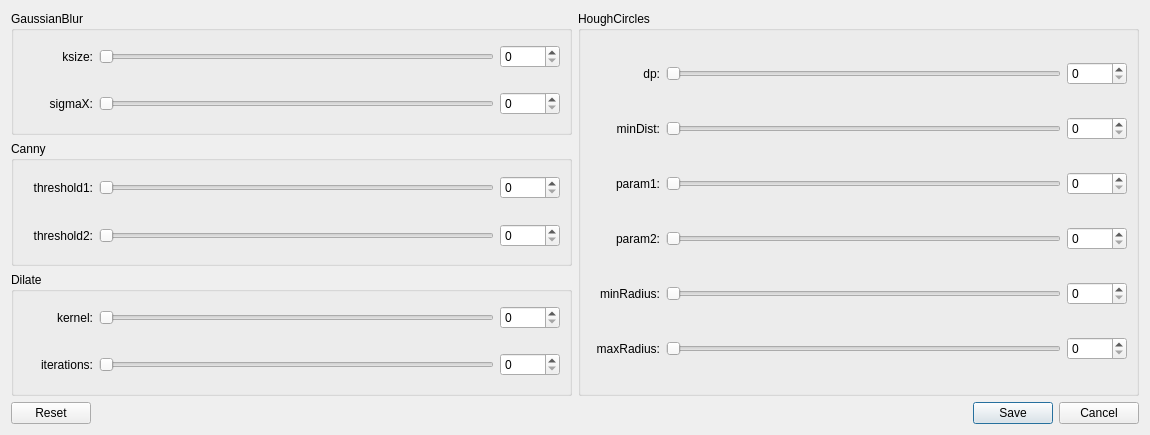
<?xml version="1.0" encoding="UTF-8"?>
<ui version="4.0">
 <class>Dialog</class>
 <widget class="QDialog" name="Dialog">
  <property name="geometry">
   <rect>
    <x>0</x>
    <y>0</y>
    <width>1150</width>
    <height>435</height>
   </rect>
  </property>
  <property name="sizePolicy">
   <sizepolicy hsizetype="Fixed" vsizetype="Fixed">
    <horstretch>0</horstretch>
    <verstretch>0</verstretch>
   </sizepolicy>
  </property>
  <property name="minimumSize">
   <size>
    <width>1150</width>
    <height>435</height>
   </size>
  </property>
  <property name="maximumSize">
   <size>
    <width>1150</width>
    <height>435</height>
   </size>
  </property>
  <property name="windowTitle">
   <string>Dialog</string>
  </property>
  <layout class="QVBoxLayout" name="verticalLayout_5">
   <item>
    <widget class="QWidget" name="widget_13" native="true">
     <layout class="QGridLayout" name="gridLayout">
      <property name="leftMargin">
       <number>0</number>
      </property>
      <property name="topMargin">
       <number>0</number>
      </property>
      <property name="rightMargin">
       <number>0</number>
      </property>
      <property name="bottomMargin">
       <number>0</number>
      </property>
      <item row="0" column="0">
       <widget class="QGroupBox" name="groupBox">
        <property name="styleSheet">
         <string notr="true">font: 14px &quot;Noto Sans&quot;;</string>
        </property>
        <property name="title">
         <string>GaussianBlur</string>
        </property>
        <layout class="QVBoxLayout" name="verticalLayout">
         <property name="topMargin">
          <number>0</number>
         </property>
         <property name="bottomMargin">
          <number>0</number>
         </property>
         <item>
          <widget class="LabeledSliderWidget" name="widget_k_size" native="true">
           <property name="maximumSize">
            <size>
             <width>16777215</width>
             <height>30</height>
            </size>
           </property>
           <property name="valueParity" stdset="0">
            <string>odd</string>
           </property>
           <layout class="QHBoxLayout" name="horizontalLayout">
            <property name="leftMargin">
             <number>0</number>
            </property>
            <property name="topMargin">
             <number>0</number>
            </property>
            <property name="rightMargin">
             <number>0</number>
            </property>
            <property name="bottomMargin">
             <number>0</number>
            </property>
            <item>
             <widget class="QLabel" name="label">
              <property name="sizePolicy">
               <sizepolicy hsizetype="Preferred" vsizetype="Preferred">
                <horstretch>0</horstretch>
                <verstretch>0</verstretch>
               </sizepolicy>
              </property>
              <property name="minimumSize">
               <size>
                <width>70</width>
                <height>0</height>
               </size>
              </property>
              <property name="maximumSize">
               <size>
                <width>70</width>
                <height>16777215</height>
               </size>
              </property>
              <property name="styleSheet">
               <string notr="true">font: 12px &quot;Noto Sans&quot;;</string>
              </property>
              <property name="text">
               <string>ksize:</string>
              </property>
              <property name="alignment">
               <set>Qt::AlignRight|Qt::AlignTrailing|Qt::AlignVCenter</set>
              </property>
             </widget>
            </item>
            <item>
             <widget class="QSlider" name="horizontalSlider">
              <property name="orientation">
               <enum>Qt::Horizontal</enum>
              </property>
             </widget>
            </item>
            <item>
             <widget class="QSpinBox" name="spinBox">
              <property name="minimumSize">
               <size>
                <width>60</width>
                <height>0</height>
               </size>
              </property>
              <property name="singleStep">
               <number>2</number>
              </property>
             </widget>
            </item>
           </layout>
          </widget>
         </item>
         <item>
          <widget class="LabeledSliderWidget" name="widget_sigma_x" native="true">
           <property name="maximumSize">
            <size>
             <width>16777215</width>
             <height>30</height>
            </size>
           </property>
           <layout class="QHBoxLayout" name="horizontalLayout_2">
            <property name="leftMargin">
             <number>0</number>
            </property>
            <property name="topMargin">
             <number>0</number>
            </property>
            <property name="rightMargin">
             <number>0</number>
            </property>
            <property name="bottomMargin">
             <number>0</number>
            </property>
            <item>
             <widget class="QLabel" name="label_2">
              <property name="sizePolicy">
               <sizepolicy hsizetype="Preferred" vsizetype="Preferred">
                <horstretch>0</horstretch>
                <verstretch>0</verstretch>
               </sizepolicy>
              </property>
              <property name="minimumSize">
               <size>
                <width>70</width>
                <height>0</height>
               </size>
              </property>
              <property name="maximumSize">
               <size>
                <width>70</width>
                <height>16777215</height>
               </size>
              </property>
              <property name="styleSheet">
               <string notr="true">font: 12px &quot;Noto Sans&quot;;</string>
              </property>
              <property name="text">
               <string>sigmaX:</string>
              </property>
              <property name="alignment">
               <set>Qt::AlignRight|Qt::AlignTrailing|Qt::AlignVCenter</set>
              </property>
             </widget>
            </item>
            <item>
             <widget class="QSlider" name="horizontalSlider_2">
              <property name="orientation">
               <enum>Qt::Horizontal</enum>
              </property>
             </widget>
            </item>
            <item>
             <widget class="QSpinBox" name="spinBox_2">
              <property name="minimumSize">
               <size>
                <width>60</width>
                <height>0</height>
               </size>
              </property>
             </widget>
            </item>
           </layout>
          </widget>
         </item>
        </layout>
       </widget>
      </item>
      <item row="1" column="0">
       <widget class="QGroupBox" name="groupBox_2">
        <property name="styleSheet">
         <string notr="true">font: 14px &quot;Noto Sans&quot;;</string>
        </property>
        <property name="title">
         <string>Canny</string>
        </property>
        <layout class="QVBoxLayout" name="verticalLayout_2">
         <property name="topMargin">
          <number>0</number>
         </property>
         <property name="bottomMargin">
          <number>0</number>
         </property>
         <item>
          <widget class="LabeledSliderWidget" name="widget_threshold_1" native="true">
           <property name="maximumSize">
            <size>
             <width>16777215</width>
             <height>30</height>
            </size>
           </property>
           <layout class="QHBoxLayout" name="horizontalLayout_3">
            <property name="leftMargin">
             <number>0</number>
            </property>
            <property name="topMargin">
             <number>0</number>
            </property>
            <property name="rightMargin">
             <number>0</number>
            </property>
            <property name="bottomMargin">
             <number>0</number>
            </property>
            <item>
             <widget class="QLabel" name="label_3">
              <property name="sizePolicy">
               <sizepolicy hsizetype="Preferred" vsizetype="Preferred">
                <horstretch>0</horstretch>
                <verstretch>0</verstretch>
               </sizepolicy>
              </property>
              <property name="minimumSize">
               <size>
                <width>70</width>
                <height>0</height>
               </size>
              </property>
              <property name="maximumSize">
               <size>
                <width>70</width>
                <height>16777215</height>
               </size>
              </property>
              <property name="styleSheet">
               <string notr="true">font: 12px &quot;Noto Sans&quot;;</string>
              </property>
              <property name="text">
               <string>threshold1:</string>
              </property>
              <property name="alignment">
               <set>Qt::AlignRight|Qt::AlignTrailing|Qt::AlignVCenter</set>
              </property>
             </widget>
            </item>
            <item>
             <widget class="QSlider" name="horizontalSlider_3">
              <property name="orientation">
               <enum>Qt::Horizontal</enum>
              </property>
             </widget>
            </item>
            <item>
             <widget class="QSpinBox" name="spinBox_3">
              <property name="minimumSize">
               <size>
                <width>60</width>
                <height>0</height>
               </size>
              </property>
             </widget>
            </item>
           </layout>
          </widget>
         </item>
         <item>
          <widget class="LabeledSliderWidget" name="widget_threshold_2" native="true">
           <property name="maximumSize">
            <size>
             <width>16777215</width>
             <height>30</height>
            </size>
           </property>
           <layout class="QHBoxLayout" name="horizontalLayout_4">
            <property name="leftMargin">
             <number>0</number>
            </property>
            <property name="topMargin">
             <number>0</number>
            </property>
            <property name="rightMargin">
             <number>0</number>
            </property>
            <property name="bottomMargin">
             <number>0</number>
            </property>
            <item>
             <widget class="QLabel" name="label_4">
              <property name="sizePolicy">
               <sizepolicy hsizetype="Preferred" vsizetype="Preferred">
                <horstretch>0</horstretch>
                <verstretch>0</verstretch>
               </sizepolicy>
              </property>
              <property name="minimumSize">
               <size>
                <width>70</width>
                <height>0</height>
               </size>
              </property>
              <property name="maximumSize">
               <size>
                <width>70</width>
                <height>16777215</height>
               </size>
              </property>
              <property name="styleSheet">
               <string notr="true">font: 12px &quot;Noto Sans&quot;;</string>
              </property>
              <property name="text">
               <string>threshold2:</string>
              </property>
              <property name="alignment">
               <set>Qt::AlignRight|Qt::AlignTrailing|Qt::AlignVCenter</set>
              </property>
             </widget>
            </item>
            <item>
             <widget class="QSlider" name="horizontalSlider_4">
              <property name="orientation">
               <enum>Qt::Horizontal</enum>
              </property>
             </widget>
            </item>
            <item>
             <widget class="QSpinBox" name="spinBox_4">
              <property name="minimumSize">
               <size>
                <width>60</width>
                <height>0</height>
               </size>
              </property>
             </widget>
            </item>
           </layout>
          </widget>
         </item>
        </layout>
       </widget>
      </item>
      <item row="2" column="0">
       <widget class="QGroupBox" name="groupBox_3">
        <property name="styleSheet">
         <string notr="true">font: 14px &quot;Noto Sans&quot;;</string>
        </property>
        <property name="title">
         <string>Dilate</string>
        </property>
        <layout class="QVBoxLayout" name="verticalLayout_3">
         <property name="topMargin">
          <number>0</number>
         </property>
         <property name="bottomMargin">
          <number>0</number>
         </property>
         <item>
          <widget class="LabeledSliderWidget" name="widget_kernel" native="true">
           <property name="maximumSize">
            <size>
             <width>16777215</width>
             <height>30</height>
            </size>
           </property>
           <layout class="QHBoxLayout" name="horizontalLayout_5">
            <property name="leftMargin">
             <number>0</number>
            </property>
            <property name="topMargin">
             <number>0</number>
            </property>
            <property name="rightMargin">
             <number>0</number>
            </property>
            <property name="bottomMargin">
             <number>0</number>
            </property>
            <item>
             <widget class="QLabel" name="label_5">
              <property name="sizePolicy">
               <sizepolicy hsizetype="Preferred" vsizetype="Preferred">
                <horstretch>0</horstretch>
                <verstretch>0</verstretch>
               </sizepolicy>
              </property>
              <property name="minimumSize">
               <size>
                <width>70</width>
                <height>0</height>
               </size>
              </property>
              <property name="maximumSize">
               <size>
                <width>70</width>
                <height>16777215</height>
               </size>
              </property>
              <property name="styleSheet">
               <string notr="true">font: 12px &quot;Noto Sans&quot;;</string>
              </property>
              <property name="text">
               <string>kernel:</string>
              </property>
              <property name="alignment">
               <set>Qt::AlignRight|Qt::AlignTrailing|Qt::AlignVCenter</set>
              </property>
             </widget>
            </item>
            <item>
             <widget class="QSlider" name="horizontalSlider_5">
              <property name="orientation">
               <enum>Qt::Horizontal</enum>
              </property>
             </widget>
            </item>
            <item>
             <widget class="QSpinBox" name="spinBox_5">
              <property name="minimumSize">
               <size>
                <width>60</width>
                <height>0</height>
               </size>
              </property>
             </widget>
            </item>
           </layout>
          </widget>
         </item>
         <item>
          <widget class="LabeledSliderWidget" name="widget_iterations" native="true">
           <property name="maximumSize">
            <size>
             <width>16777215</width>
             <height>30</height>
            </size>
           </property>
           <layout class="QHBoxLayout" name="horizontalLayout_6">
            <property name="leftMargin">
             <number>0</number>
            </property>
            <property name="topMargin">
             <number>0</number>
            </property>
            <property name="rightMargin">
             <number>0</number>
            </property>
            <property name="bottomMargin">
             <number>0</number>
            </property>
            <item>
             <widget class="QLabel" name="label_6">
              <property name="sizePolicy">
               <sizepolicy hsizetype="Preferred" vsizetype="Preferred">
                <horstretch>0</horstretch>
                <verstretch>0</verstretch>
               </sizepolicy>
              </property>
              <property name="minimumSize">
               <size>
                <width>70</width>
                <height>0</height>
               </size>
              </property>
              <property name="maximumSize">
               <size>
                <width>70</width>
                <height>16777215</height>
               </size>
              </property>
              <property name="styleSheet">
               <string notr="true">font: 12px &quot;Noto Sans&quot;;</string>
              </property>
              <property name="text">
               <string>iterations:</string>
              </property>
              <property name="alignment">
               <set>Qt::AlignRight|Qt::AlignTrailing|Qt::AlignVCenter</set>
              </property>
             </widget>
            </item>
            <item>
             <widget class="QSlider" name="horizontalSlider_6">
              <property name="orientation">
               <enum>Qt::Horizontal</enum>
              </property>
             </widget>
            </item>
            <item>
             <widget class="QSpinBox" name="spinBox_6">
              <property name="minimumSize">
               <size>
                <width>60</width>
                <height>0</height>
               </size>
              </property>
             </widget>
            </item>
           </layout>
          </widget>
         </item>
        </layout>
       </widget>
      </item>
      <item row="0" column="1" rowspan="3">
       <widget class="QGroupBox" name="groupBox_4">
        <property name="styleSheet">
         <string notr="true">font: 14px &quot;Noto Sans&quot;;</string>
        </property>
        <property name="title">
         <string>HoughCircles</string>
        </property>
        <layout class="QVBoxLayout" name="verticalLayout_4">
         <item>
          <widget class="LabeledSliderWidget" name="widget_dp" native="true">
           <property name="maximumSize">
            <size>
             <width>16777215</width>
             <height>30</height>
            </size>
           </property>
           <layout class="QHBoxLayout" name="horizontalLayout_7">
            <property name="leftMargin">
             <number>0</number>
            </property>
            <property name="topMargin">
             <number>0</number>
            </property>
            <property name="rightMargin">
             <number>0</number>
            </property>
            <property name="bottomMargin">
             <number>0</number>
            </property>
            <item>
             <widget class="QLabel" name="label_7">
              <property name="sizePolicy">
               <sizepolicy hsizetype="Preferred" vsizetype="Preferred">
                <horstretch>0</horstretch>
                <verstretch>0</verstretch>
               </sizepolicy>
              </property>
              <property name="minimumSize">
               <size>
                <width>70</width>
                <height>0</height>
               </size>
              </property>
              <property name="maximumSize">
               <size>
                <width>70</width>
                <height>16777215</height>
               </size>
              </property>
              <property name="styleSheet">
               <string notr="true">font: 12px &quot;Noto Sans&quot;;</string>
              </property>
              <property name="text">
               <string>dp:</string>
              </property>
              <property name="alignment">
               <set>Qt::AlignRight|Qt::AlignTrailing|Qt::AlignVCenter</set>
              </property>
             </widget>
            </item>
            <item>
             <widget class="QSlider" name="horizontalSlider_7">
              <property name="orientation">
               <enum>Qt::Horizontal</enum>
              </property>
             </widget>
            </item>
            <item>
             <widget class="QSpinBox" name="spinBox_7">
              <property name="minimumSize">
               <size>
                <width>60</width>
                <height>0</height>
               </size>
              </property>
             </widget>
            </item>
           </layout>
          </widget>
         </item>
         <item>
          <widget class="LabeledSliderWidget" name="widget_min_dist" native="true">
           <property name="maximumSize">
            <size>
             <width>16777215</width>
             <height>30</height>
            </size>
           </property>
           <layout class="QHBoxLayout" name="horizontalLayout_8">
            <property name="leftMargin">
             <number>0</number>
            </property>
            <property name="topMargin">
             <number>0</number>
            </property>
            <property name="rightMargin">
             <number>0</number>
            </property>
            <property name="bottomMargin">
             <number>0</number>
            </property>
            <item>
             <widget class="QLabel" name="label_8">
              <property name="sizePolicy">
               <sizepolicy hsizetype="Preferred" vsizetype="Preferred">
                <horstretch>0</horstretch>
                <verstretch>0</verstretch>
               </sizepolicy>
              </property>
              <property name="minimumSize">
               <size>
                <width>70</width>
                <height>0</height>
               </size>
              </property>
              <property name="maximumSize">
               <size>
                <width>70</width>
                <height>16777215</height>
               </size>
              </property>
              <property name="styleSheet">
               <string notr="true">font: 12px &quot;Noto Sans&quot;;</string>
              </property>
              <property name="text">
               <string>minDist:</string>
              </property>
              <property name="alignment">
               <set>Qt::AlignRight|Qt::AlignTrailing|Qt::AlignVCenter</set>
              </property>
             </widget>
            </item>
            <item>
             <widget class="QSlider" name="horizontalSlider_8">
              <property name="orientation">
               <enum>Qt::Horizontal</enum>
              </property>
             </widget>
            </item>
            <item>
             <widget class="QSpinBox" name="spinBox_8">
              <property name="minimumSize">
               <size>
                <width>60</width>
                <height>0</height>
               </size>
              </property>
             </widget>
            </item>
           </layout>
          </widget>
         </item>
         <item>
          <widget class="LabeledSliderWidget" name="widget_param_1" native="true">
           <property name="maximumSize">
            <size>
             <width>16777215</width>
             <height>30</height>
            </size>
           </property>
           <layout class="QHBoxLayout" name="horizontalLayout_11">
            <property name="leftMargin">
             <number>0</number>
            </property>
            <property name="topMargin">
             <number>0</number>
            </property>
            <property name="rightMargin">
             <number>0</number>
            </property>
            <property name="bottomMargin">
             <number>0</number>
            </property>
            <item>
             <widget class="QLabel" name="label_11">
              <property name="sizePolicy">
               <sizepolicy hsizetype="Preferred" vsizetype="Preferred">
                <horstretch>0</horstretch>
                <verstretch>0</verstretch>
               </sizepolicy>
              </property>
              <property name="minimumSize">
               <size>
                <width>70</width>
                <height>0</height>
               </size>
              </property>
              <property name="maximumSize">
               <size>
                <width>70</width>
                <height>16777215</height>
               </size>
              </property>
              <property name="styleSheet">
               <string notr="true">font: 12px &quot;Noto Sans&quot;;</string>
              </property>
              <property name="text">
               <string>param1:</string>
              </property>
              <property name="alignment">
               <set>Qt::AlignRight|Qt::AlignTrailing|Qt::AlignVCenter</set>
              </property>
             </widget>
            </item>
            <item>
             <widget class="QSlider" name="horizontalSlider_11">
              <property name="orientation">
               <enum>Qt::Horizontal</enum>
              </property>
             </widget>
            </item>
            <item>
             <widget class="QSpinBox" name="spinBox_11">
              <property name="minimumSize">
               <size>
                <width>60</width>
                <height>0</height>
               </size>
              </property>
             </widget>
            </item>
           </layout>
          </widget>
         </item>
         <item>
          <widget class="LabeledSliderWidget" name="widget_param_2" native="true">
           <property name="maximumSize">
            <size>
             <width>16777215</width>
             <height>30</height>
            </size>
           </property>
           <layout class="QHBoxLayout" name="horizontalLayout_12">
            <property name="leftMargin">
             <number>0</number>
            </property>
            <property name="topMargin">
             <number>0</number>
            </property>
            <property name="rightMargin">
             <number>0</number>
            </property>
            <property name="bottomMargin">
             <number>0</number>
            </property>
            <item>
             <widget class="QLabel" name="label_12">
              <property name="sizePolicy">
               <sizepolicy hsizetype="Preferred" vsizetype="Preferred">
                <horstretch>0</horstretch>
                <verstretch>0</verstretch>
               </sizepolicy>
              </property>
              <property name="minimumSize">
               <size>
                <width>70</width>
                <height>0</height>
               </size>
              </property>
              <property name="maximumSize">
               <size>
                <width>70</width>
                <height>16777215</height>
               </size>
              </property>
              <property name="styleSheet">
               <string notr="true">font: 12px &quot;Noto Sans&quot;;</string>
              </property>
              <property name="text">
               <string>param2:</string>
              </property>
              <property name="alignment">
               <set>Qt::AlignRight|Qt::AlignTrailing|Qt::AlignVCenter</set>
              </property>
             </widget>
            </item>
            <item>
             <widget class="QSlider" name="horizontalSlider_12">
              <property name="orientation">
               <enum>Qt::Horizontal</enum>
              </property>
             </widget>
            </item>
            <item>
             <widget class="QSpinBox" name="spinBox_12">
              <property name="minimumSize">
               <size>
                <width>60</width>
                <height>0</height>
               </size>
              </property>
             </widget>
            </item>
           </layout>
          </widget>
         </item>
         <item>
          <widget class="LabeledSliderWidget" name="widget_min_radius" native="true">
           <property name="maximumSize">
            <size>
             <width>16777215</width>
             <height>30</height>
            </size>
           </property>
           <layout class="QHBoxLayout" name="horizontalLayout_13">
            <property name="leftMargin">
             <number>0</number>
            </property>
            <property name="topMargin">
             <number>0</number>
            </property>
            <property name="rightMargin">
             <number>0</number>
            </property>
            <property name="bottomMargin">
             <number>0</number>
            </property>
            <item>
             <widget class="QLabel" name="label_13">
              <property name="sizePolicy">
               <sizepolicy hsizetype="Preferred" vsizetype="Preferred">
                <horstretch>0</horstretch>
                <verstretch>0</verstretch>
               </sizepolicy>
              </property>
              <property name="minimumSize">
               <size>
                <width>70</width>
                <height>0</height>
               </size>
              </property>
              <property name="maximumSize">
               <size>
                <width>70</width>
                <height>16777215</height>
               </size>
              </property>
              <property name="styleSheet">
               <string notr="true">font: 12px &quot;Noto Sans&quot;;</string>
              </property>
              <property name="text">
               <string>minRadius:</string>
              </property>
              <property name="alignment">
               <set>Qt::AlignRight|Qt::AlignTrailing|Qt::AlignVCenter</set>
              </property>
             </widget>
            </item>
            <item>
             <widget class="QSlider" name="horizontalSlider_13">
              <property name="orientation">
               <enum>Qt::Horizontal</enum>
              </property>
             </widget>
            </item>
            <item>
             <widget class="QSpinBox" name="spinBox_13">
              <property name="minimumSize">
               <size>
                <width>60</width>
                <height>0</height>
               </size>
              </property>
             </widget>
            </item>
           </layout>
          </widget>
         </item>
         <item>
          <widget class="LabeledSliderWidget" name="widget_max_radius" native="true">
           <property name="maximumSize">
            <size>
             <width>16777215</width>
             <height>30</height>
            </size>
           </property>
           <layout class="QHBoxLayout" name="horizontalLayout_14">
            <property name="leftMargin">
             <number>0</number>
            </property>
            <property name="topMargin">
             <number>0</number>
            </property>
            <property name="rightMargin">
             <number>0</number>
            </property>
            <property name="bottomMargin">
             <number>0</number>
            </property>
            <item>
             <widget class="QLabel" name="label_14">
              <property name="sizePolicy">
               <sizepolicy hsizetype="Preferred" vsizetype="Preferred">
                <horstretch>0</horstretch>
                <verstretch>0</verstretch>
               </sizepolicy>
              </property>
              <property name="minimumSize">
               <size>
                <width>70</width>
                <height>0</height>
               </size>
              </property>
              <property name="maximumSize">
               <size>
                <width>70</width>
                <height>16777215</height>
               </size>
              </property>
              <property name="styleSheet">
               <string notr="true">font: 12px &quot;Noto Sans&quot;;</string>
              </property>
              <property name="text">
               <string>maxRadius:</string>
              </property>
              <property name="alignment">
               <set>Qt::AlignRight|Qt::AlignTrailing|Qt::AlignVCenter</set>
              </property>
             </widget>
            </item>
            <item>
             <widget class="QSlider" name="horizontalSlider_14">
              <property name="orientation">
               <enum>Qt::Horizontal</enum>
              </property>
             </widget>
            </item>
            <item>
             <widget class="QSpinBox" name="spinBox_14">
              <property name="minimumSize">
               <size>
                <width>60</width>
                <height>0</height>
               </size>
              </property>
             </widget>
            </item>
           </layout>
          </widget>
         </item>
        </layout>
       </widget>
      </item>
     </layout>
    </widget>
   </item>
   <item>
    <widget class="QDialogButtonBox" name="buttonBox">
     <property name="orientation">
      <enum>Qt::Horizontal</enum>
     </property>
     <property name="standardButtons">
      <set>QDialogButtonBox::Cancel|QDialogButtonBox::Reset|QDialogButtonBox::Save</set>
     </property>
    </widget>
   </item>
  </layout>
 </widget>
 <customwidgets>
  <customwidget>
   <class>LabeledSliderWidget</class>
   <extends>QWidget</extends>
   <header>app.components.labeled_slider_widget</header>
   <container>1</container>
  </customwidget>
 </customwidgets>
 <resources/>
 <connections>
  <connection>
   <sender>buttonBox</sender>
   <signal>accepted()</signal>
   <receiver>Dialog</receiver>
   <slot>accept()</slot>
   <hints>
    <hint type="sourcelabel">
     <x>248</x>
     <y>254</y>
    </hint>
    <hint type="destinationlabel">
     <x>157</x>
     <y>274</y>
    </hint>
   </hints>
  </connection>
  <connection>
   <sender>buttonBox</sender>
   <signal>rejected()</signal>
   <receiver>Dialog</receiver>
   <slot>reject()</slot>
   <hints>
    <hint type="sourcelabel">
     <x>316</x>
     <y>260</y>
    </hint>
    <hint type="destinationlabel">
     <x>286</x>
     <y>274</y>
    </hint>
   </hints>
  </connection>
 </connections>
</ui>
